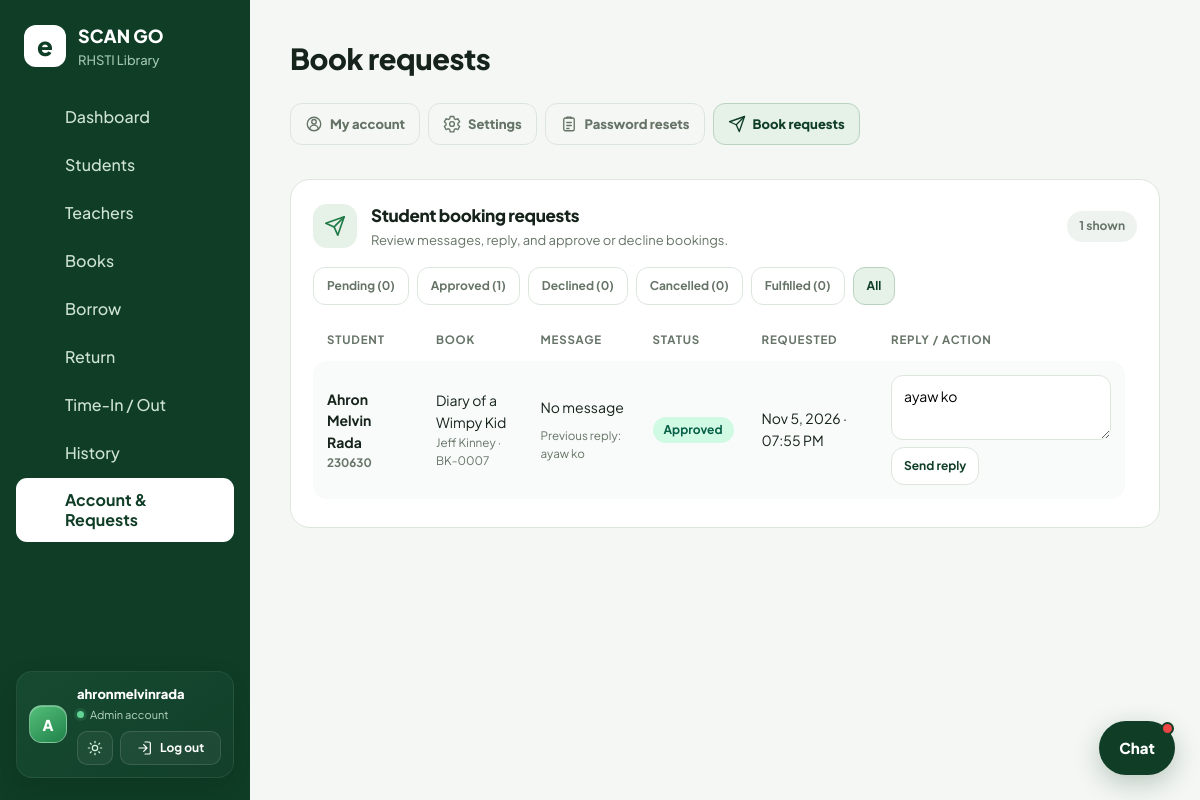
Page /sourcecode/account.php?tab=bookings&booking_status=all (signed in) on the committed database.
### tables this page shows
CREATE TABLE `book_requests` (
  `id` int(11) NOT NULL,
  `student_id` int(11) NOT NULL,
  `book_id` int(11) NOT NULL,
  `message` varchar(500) NOT NULL DEFAULT '',
  `admin_reply` varchar(500) DEFAULT NULL,
  `status` enum('pending','approved','declined','cancelled','fulfilled') NOT NULL DEFAULT 'pending',
  `requested_at` datetime NOT NULL,
  `reviewed_at` datetime DEFAULT NULL,
  `reviewed_by` int(11) DEFAULT NULL,
  `replied_at` datetime DEFAULT NULL,
  `replied_by` int(11) DEFAULT NULL
);

CREATE TABLE `students` (
  `id` int(11) NOT NULL,
  `student_no` varchar(30) NOT NULL,
  `name` varchar(120) NOT NULL,
  `gender` varchar(10) DEFAULT NULL,
  `track` varchar(60) DEFAULT NULL,
  `strand` varchar(60) DEFAULT NULL,
  `grade` varchar(10) DEFAULT NULL,
  `section` varchar(30) DEFAULT NULL,
  `photo` varchar(255) DEFAULT NULL,
  `account_active` tinyint(1) NOT NULL DEFAULT 1
);

CREATE TABLE `books` (
  `id` int(11) NOT NULL,
  `accession_no` varchar(30) NOT NULL,
  `title` varchar(200) NOT NULL,
  `author` varchar(120) DEFAULT NULL,
  `publisher` varchar(120) DEFAULT NULL,
  `category` varchar(60) DEFAULT NULL,
  `quantity` int(11) DEFAULT 1,
  `available` int(11) DEFAULT 1
);

### sourcecode/account.php (the view, shortened to what this page needs)
<?php require 'config.php';require 'Ui2026.PHP';auth(['admin','librarian','student','teacher']);
$me=(int)$_SESSION['u']['id'];
$role=$_SESSION['u']['role']??'';
$isStaff=in_array($role,['admin','librarian'],true);
$isAdmin=$role==='admin';
$tab=$_GET['tab']??'profile';
$adminSettings=[];$resetRequests=[];$bookingRequests=[];$bookingCounts=[];
$bookingFilter=$_GET['booking_status']??'pending';
$validBookingFilters=['pending','approved','declined','cancelled','fulfilled','all'];
if($isAdmin){
  $bookingQuery="SELECT r.id,r.student_id,r.book_id,r.message,r.admin_reply,r.status,r.requested_at,s.name,s.student_no,b.title,b.author,b.accession_no,b.available FROM book_requests r JOIN students s ON s.id=r.student_id JOIN books b ON b.id=r.book_id";
  $bookingParams=[];
  $bookingQuery.=" ORDER BY FIELD(r.status,'pending','approved','declined','cancelled','fulfilled'),r.requested_at DESC LIMIT 200";
  $bookingStatement=$pdo->prepare($bookingQuery);$bookingStatement->execute($bookingParams);$bookingRequests=$bookingStatement->fetchAll();
  $bookingCounts=$pdo->query("SELECT status,COUNT(*) AS total FROM book_requests GROUP BY status")->fetchAll(PDO::FETCH_KEY_PAIR);
}
$u=$pdo->prepare("SELECT * FROM users WHERE id=?");$u->execute([$me]);$u=$u->fetch();
$st=null;
$teacher=null;
$display=$st['name']??($teacher['name']??($u['username']??'User'));
$teacherPhoto=$teacher['photo']??'';
$av=$st?avatar($st,'xl'):($teacher&&teacher_photo_path_ok($teacherPhoto)&&is_file(__DIR__.'/'.$teacherPhoto)
  ?'<img class="pav xl" src="'.h($teacherPhoto).'" alt="'.h($display).'" loading="lazy">'
  :avatar(['name'=>$display],'xl'));
$perm=[
  'admin'=>'Full access: manage students, books, staff accounts and settings.',
  'librarian'=>'Borrow, return and attendance. Can view students; only admins can edit them.',
  'student'=>'View your profile, borrowed books, attendance and QR code.',
  'teacher'=>'View your teacher pass and borrowing history.'
][$role]??'';
head($role==='student'?'My Profile':($tab==='profile'?'My Account':($tab==='resets'?'Password resets':($tab==='bookings'?'Book requests':'Settings'))));ui_css();?>
<div class="pg">
<?php if($isAdmin):?>
<nav class="account-tabs" aria-label="Account sections">
  <?php foreach(['profile'=>'My account','settings'=>'Settings','resets'=>'Password resets','bookings'=>'Book requests'] as $key=>$label):$tabIcon=['profile'=>'user-circle','settings'=>'settings','resets'=>'clipboard-list','bookings'=>'send'][$key];?>
  <a class="<?=$tab===$key?'on':''?>" href="account.php?tab=<?=$key?>"><?=ic($tabIcon)?><?=h($label)?></a>
  <?php endforeach;?>
</nav>
<?php endif;?>
<?php if($tab==='profile'):?>
<div class="card acc">
  <div><?=$av?></div>
  <div style="flex:1;min-width:240px">
    <h2><?=h($display)?></h2>
    <div class="chips">
      <span class="pill <?=h($role)?>"><?=h(ucfirst($role))?></span>
      <span class="chip id">@<?=h($u['username']??'')?></span>
      <?php if($st&&$st['grade']!==''):?><span class="chip">Grade <?=h($st['grade'])?></span><?php endif;?>
      <?php if($st&&$st['strand']!==''):?><span class="chip"><?=h($st['strand'])?></span><?php endif;?>
      <?php if($st&&$st['section']!==''):?><span class="chip"><?=h($st['section'])?></span><?php endif;?>
    </div>
    <p><?=h($perm)?></p>
    <?php if($st):?><div class="fact"><a class="btn" href="student.php" style="display:inline-flex;gap:8px;align-items:center;height:42px;border-radius:13px"><?=ic('user-circle')?>Open my dashboard &amp; change photo</a></div><?php elseif($teacher):?>
      <div class="fact"><a class="btn" href="teacher.php" style="display:inline-flex;gap:8px;align-items:center;height:42px;border-radius:13px"><?=ic('id-card')?>Open my teacher pass</a></div>
      <form method="post" enctype="multipart/form-data" class="teacher-profile-photo">
        <input type="hidden" name="csrf_token" value="<?=h(csrf_token())?>">
        <input type="hidden" name="teacher_photo_action" value="upload">
        <label class="fl"><span>Profile photo (JPG, PNG, or WEBP; max 8 MB)</span><input type="file" name="teacher_photo" accept="image/jpeg,image/png,image/webp" required></label>
        <button type="submit"><?=ic('upload')?>Save profile photo</button>
      </form>
      <?php if($teacherPhoto!==''):?>
        <form method="post" onsubmit="return confirm('Remove your profile photo?')" class="teacher-profile-remove">
          <input type="hidden" name="csrf_token" value="<?=h(csrf_token())?>">
          <input type="hidden" name="teacher_photo_action" value="remove">
          <button type="submit" class="ghost"><?=ic('trash')?>Remove photo</button>
        </form>
      <?php endif;?>
    <?php endif;?>
  </div>
</div>
<div class="split">
  <?php if($isStaff):?>
  <form method="post" class="card">
    <div class="ph"><span class="pico"><?=ic('user-circle')?></span><div><h3>Username</h3><p>This is what you type when signing in.</p></div></div>
    <label class="fl"><span>Username</span><input name="username" value="<?=h($u['username']??'')?>" maxlength="30" autocomplete="username" required></label>
    <div class="fact"><button name="uname" value="1"><?=ic('plus')?>Save username</button></div>
    <p class="help">3-30 characters: letters, numbers, dot, dash or underscore.</p>
  </form>
  <?php else:?>
  <div class="card">
    <div class="ph"><span class="pico"><?=ic('user-circle')?></span><div><h3>Account details</h3><p>Your sign-in information.</p></div></div>
    <dl class="kv">
      <div><dt>Username</dt><dd><?=h($u['username']??'')?></dd></div>
      <?php if($st):?><div><dt>Student ID</dt><dd><?=h($st['student_no'])?></dd></div><?php elseif($teacher):?><div><dt>Teacher ID</dt><dd><?=h($teacher['teacher_no'])?></dd></div><?php endif;?>
      <?php if($role==='student'):?><div><dt>Email</dt><dd><?=h($u['email']??'')?:'Not added yet'?></dd></div><?php endif;?>
      <div><dt>Role</dt><dd><?=h(ucfirst($role))?></dd></div>
    </dl>
    <p class="help">Your username is your <?= $teacher?'Teacher':'Student' ?> ID. Ask the library staff if something is wrong.</p>
    <?php if($role==='student'):?>
      <form method="post" style="margin-top:16px">
        <input type="hidden" name="csrf_token" value="<?=h(csrf_token())?>">
        <label class="fl"><span>Gmail / Email (shown on the back of your ID)</span><input type="email" name="email" maxlength="254" value="<?=h($u['email']??'')?>" placeholder="yourname@gmail.com" autocomplete="email"></label>
        <div class="fact"><button type="submit" name="save_student_email" value="1"><?=ic('plus')?>Save email</button></div>
      </form>
    <?php endif;?>
  </div>
  <?php endif;?>
  <form method="post" class="card" id="pwform">
    <div class="ph"><span class="pico"><?=ic('user')?></span><div><h3>Change password</h3><p>Use at least 6 characters.</p></div></div>
    <div class="fgrid" style="grid-template-columns:1fr">
      <label class="fl"><span>Current password</span><div class="pwf"><input type="password" name="old" autocomplete="current-password" required><button type="button" class="eye ghost" aria-label="Show password"><svg viewBox="0 0 24 24" fill="none" stroke="currentColor" stroke-width="1.8" stroke-linecap="round" stroke-linejoin="round"><path d="M2 12s3.5-7 10-7 10 7 10 7-3.5 7-10 7S2 12 2 12Z"/><circle cx="12" cy="12" r="3"/></svg></button></div></label>
      <label class="fl"><span>New password</span><div class="pwf"><input type="password" name="new" id="np" minlength="6" autocomplete="new-password" required><button type="button" class="eye ghost" aria-label="Show password"><svg viewBox="0 0 24 24" fill="none" stroke="currentColor" stroke-width="1.8" stroke-linecap="round" stroke-linejoin="round"><path d="M2 12s3.5-7 10-7 10 7 10 7-3.5 7-10 7S2 12 2 12Z"/><circle cx="12" cy="12" r="3"/></svg></button></div></label>
      <div><div class="str" id="str"><i></i><i></i><i></i><i></i></div><div class="strt" id="strt"></div></div>
      <label class="fl"><span>Repeat new password</span><div class="pwf"><input type="password" name="new2" id="np2" minlength="6" autocomplete="new-password" required><button type="button" class="eye ghost" aria-label="Show password"><svg viewBox="0 0 24 24" fill="none" stroke="currentColor" stroke-width="1.8" stroke-linecap="round" stroke-linejoin="round"><path d="M2 12s3.5-7 10-7 10 7 10 7-3.5 7-10 7S2 12 2 12Z"/><circle cx="12" cy="12" r="3"/></svg></button></div></label>
    </div>
    <div class="fact"><button name="pw" value="1">Update password</button></div>
  </form>
</div>
<?php elseif($isAdmin&&$tab==='bookings'):?>
<div class="card">
  <div class="ph"><span class="pico"><?=ic('send')?></span><div><h3>Student booking requests</h3><p>Review messages, reply, and approve or decline bookings.</p></div><span class="badge"><?=count($bookingRequests)?> shown</span></div>
  <nav class="request-filter" aria-label="Filter booking requests"><?php foreach($validBookingFilters as $status):?><a class="<?=$bookingFilter===$status?'on':''?>" href="account.php?tab=bookings&amp;booking_status=<?=h($status)?>"><?=h(ucfirst($status))?><?=$status!=='all'?' ('.(int)($bookingCounts[$status]??0).')':''?></a><?php endforeach;?></nav>
  <?php if(!$bookingRequests):?><p class="help">No booking requests in this view.</p><?php else:?><div class="tw" style="margin-top:14px"><table class="rt">
  <tr><th>Student</th><th>Book</th><th>Message</th><th>Status</th><th>Requested</th><th>Reply / action</th></tr>
  <?php foreach($bookingRequests as $request):$statusClass=['approved'=>'ok','fulfilled'=>'ok','pending'=>'warn','declined'=>'late','cancelled'=>'late'][$request['status']]??'';?>
  <tr><td data-label="Student"><?=h($request['name'])?><small class="muted" style="display:block"><?=h($request['student_no'])?></small></td>
    <td data-label="Book"><?=h($request['title'])?><small class="muted" style="display:block"><?=h($request['author']??'')?> · <?=h($request['accession_no'])?></small></td>
    <td data-label="Message"><div class="request-message"><?=h($request['message']?:'No message')?></div><?php if($request['admin_reply']):?><small class="muted" style="display:block;margin-top:8px">Previous reply: <?=h($request['admin_reply'])?></small><?php endif;?></td>
    <td data-label="Status"><span class="pill <?=$statusClass?>"><?=h(ucfirst($request['status']))?></span></td><td data-label="Requested"><?=h(date('M j, Y · h:i A',strtotime($request['requested_at'])))?></td>
    <td data-label="Reply / action"><form method="post" class="reply-form"><input type="hidden" name="csrf_token" value="<?=h(csrf_token())?>"><input type="hidden" name="request_id" value="<?=(int)$request['id']?>">
      <textarea name="admin_reply" maxlength="500" placeholder="Reply to student (optional)"><?=h($request['admin_reply']??'')?></textarea><div class="request-actions"><button name="admin_action" value="reply" class="ghost">Send reply</button></div>
    </form></td></tr><?php endforeach;?></table></div><?php endif;?>
</div>
<?php endif;?>

### assets/style.css (style rules this page uses)
:root { --ink:#16231b;--mute:#667467;--bg:#f4f7f3;--card:#fff;--line:#dde6dd;--g:#1f7a46;--gd:#0f3d26;--leaf:#e6f1e8;--red:#b42318;--redbg:#fde8e6;--amber:#b7791f }
* { box-sizing:border-box }
body { margin:0;font-family:'Plus Jakarta Sans',system-ui,sans-serif;background:var(--bg);color:var(--ink);font-size:16px;line-height:1.55;transition:background-color .2s,color .2s }
h3 { margin:0 0 10px;font-size:18px }
.card { background:var(--card);border:1px solid var(--line);border-radius:16px;padding:22px;margin:16px 0;overflow-x:auto }
input,select,button,.btn { font:inherit;font-size:15px;padding:11px 14px;border:1px solid var(--line);border-radius:10px;margin:3px;background:#fff;color:var(--ink) }
button,.btn { background:var(--g);color:#fff;border:0;cursor:pointer;text-decoration:none;font-weight:600;display:inline-block }
table { width:100%;border-collapse:separate;border-spacing:0;background:#fff;border:1px solid var(--line);border-radius:10px;overflow:hidden }
th { background:var(--leaf);color:var(--gd);font-size:14px;font-weight:700 }
th,td { text-align:left;padding:12px 14px;border-bottom:1px solid var(--line) }
tr:last-child td { border-bottom:0 }
.card table { border:0 }
.muted { color:var(--mute) }
.pill { background:var(--redbg);color:var(--red);padding:2px 10px;border-radius:999px;font-size:12px;font-weight:700;white-space:nowrap }
.app,main,.pg,.dash { min-width:0 }
.card,.panel { min-width:0 }
.pg .tw,.dash .panel { max-width:100%;overflow-x:auto;-webkit-overflow-scrolling:touch }

### sourcecode/Ui2026.PHP (style rules this page uses)
.pg { display:grid;gap:18px;--r:20px }
.pg * { box-sizing:border-box }
.pg .card { margin:0;border-radius:var(--r);padding:22px;overflow:visible }
.pg .ph { display:flex;align-items:center;gap:14px;margin-bottom:16px;flex-wrap:wrap }
.pg .ph h3 { margin:0;font-size:17px;font-weight:800;letter-spacing:-.02em }
.pg .ph p { margin:2px 0 0;color:var(--mute);font-size:13px }
.pg .ph .badge { margin-left:auto }
.pg .pico { width:44px;height:44px;border-radius:14px;background:var(--leaf);color:var(--g);display:grid;place-items:center }
.pg button,.pg .btn { display:inline-flex;align-items:center;justify-content:center;gap:8px;margin:0;height:46px;padding:0 20px;border-radius:13px;font-weight:700;transition:transform .15s,box-shadow .2s,background .2s }
.pg button { background:linear-gradient(135deg,#2a9d5c,var(--g));color:#fff;box-shadow:0 10px 22px -12px var(--g) }
.pg .ghost { background:#fff;color:var(--gd);border:1px solid var(--line);box-shadow:none }
.pg .badge { display:inline-block;font-size:12px;font-weight:700;padding:6px 12px;border-radius:999px;background:#eef3ef;color:var(--mute) }
.pg .tw { overflow-x:auto;margin:0 -6px;padding:0 6px }
.pg table { border:0;border-radius:0;background:transparent;overflow:visible;border-collapse:separate;border-spacing:0 6px;min-width:560px }
.pg th { background:transparent;color:var(--mute);font-size:11.5px;text-transform:uppercase;letter-spacing:.07em;border-bottom:0;padding:6px 14px }
.pg td { background:#f8fbf9;border-bottom:0;padding:14px;font-size:14px }
.pg td:first-child { border-radius:14px 0 0 14px;font-weight:700 }
.pg td:last-child { border-radius:0 14px 14px 0 }
.pg .pill { display:inline-flex;align-items:center;gap:6px;padding:4px 11px;border-radius:999px;font-weight:700;font-size:12px }
.pg .pill.ok { background:#d1fae5;color:#065f46 }
.pg .muted { color:var(--mute) }

### sourcecode/account.php (style rules this page uses)
.pg .account-tabs { display:flex;gap:8px;flex-wrap:wrap;margin:0 0 16px }
.pg .account-tabs a { display:inline-flex;align-items:center;gap:7px;padding:10px 14px;border:1px solid var(--line);border-radius:12px;color:var(--mute);font-size:13px;font-weight:800;text-decoration:none }
.pg .account-tabs a.on { background:var(--leaf);border-color:#b9d3c0;color:var(--gd) }
.pg .request-filter { display:flex;gap:8px;flex-wrap:wrap }
.pg .request-filter a { padding:9px 13px;border:1px solid var(--line);border-radius:12px;color:var(--mute);font-size:12px;font-weight:700;text-decoration:none }
.pg .request-filter a.on { background:var(--leaf);border-color:#b9d3c0;color:var(--gd) }
.pg .request-message { max-width:260px;white-space:pre-wrap;overflow-wrap:anywhere }
.pg .reply-form { display:grid;min-width:220px;gap:7px }
.pg .reply-form textarea { min-height:64px;resize:vertical;padding:10px 12px;border:1px solid var(--line);border-radius:12px;font:inherit }
.pg .request-actions { display:flex;gap:6px;flex-wrap:wrap }
.pg .request-actions button { height:38px;padding:0 12px;font-size:12px }

### rows in the picture
book_requests: student.name "Ahron Melvin Rada", student.student_no "230630", book.title "Diary of a Wimpy Kid", book.author "Jeff Kinney", book.accession_no "BK-0007", message "No message", admin_reply "ayaw ko", status "Approved", requested_at "Nov 5, 2026 · 07:55 PM"

### other values in the picture
$libraryName "SCAN GO"
$schoolName "RHSTI Library"
$l "Dashboard"
$l "Students"
$l "Teachers"
$l "Books"
$l "Borrow"
$l "Return"
$l "Time-In / Out"
$l "History"
$l "Account & Requests"
$_SESSION['u']['username'] "ahronmelvinrada"
$role "Admin"
$title "Book requests"
$label "My account"
